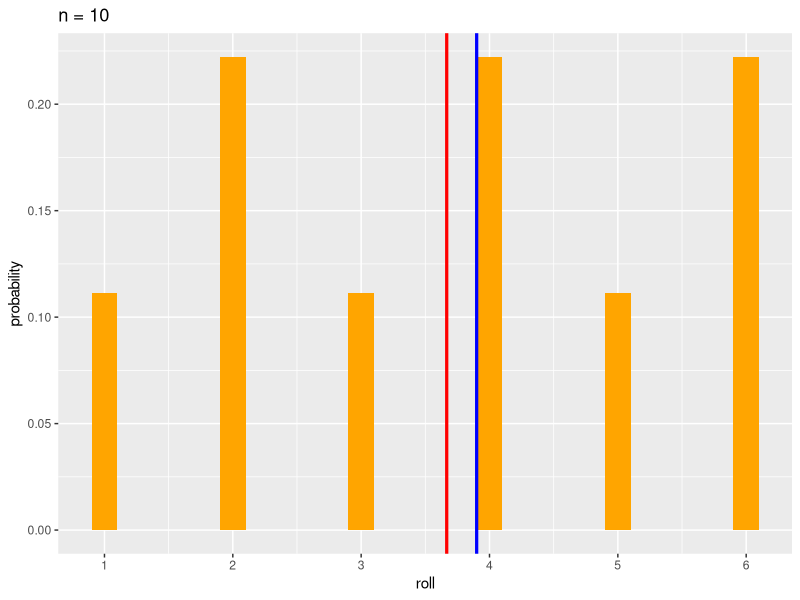
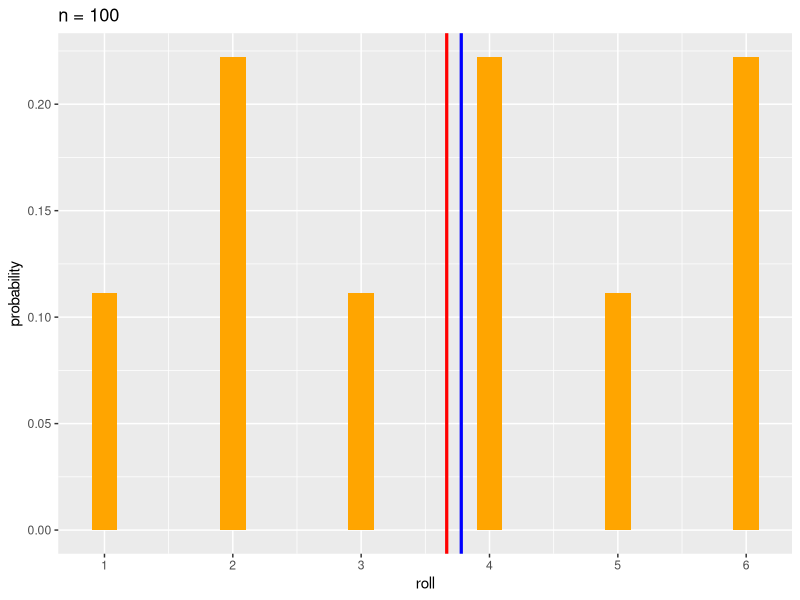
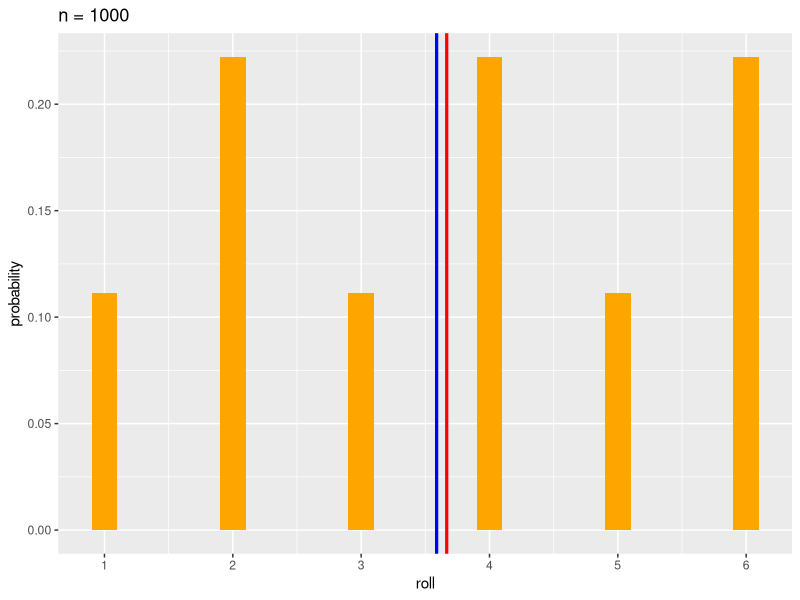
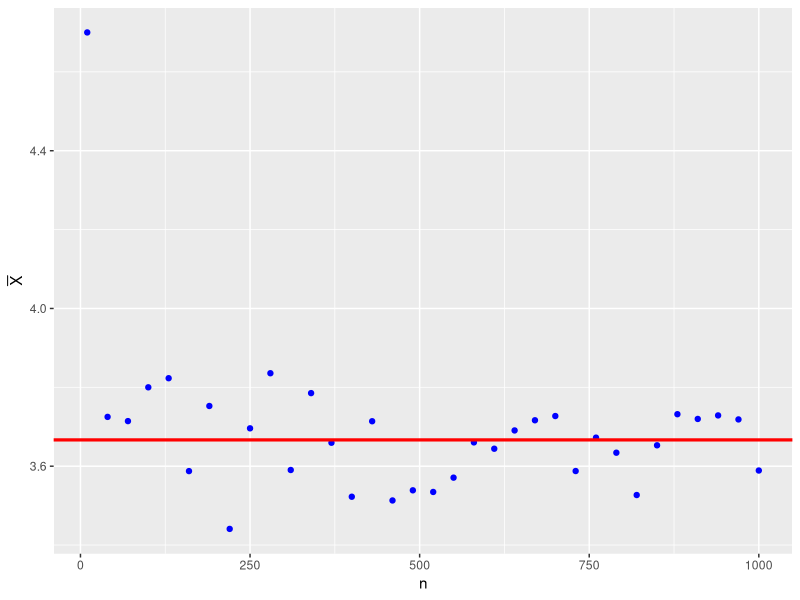
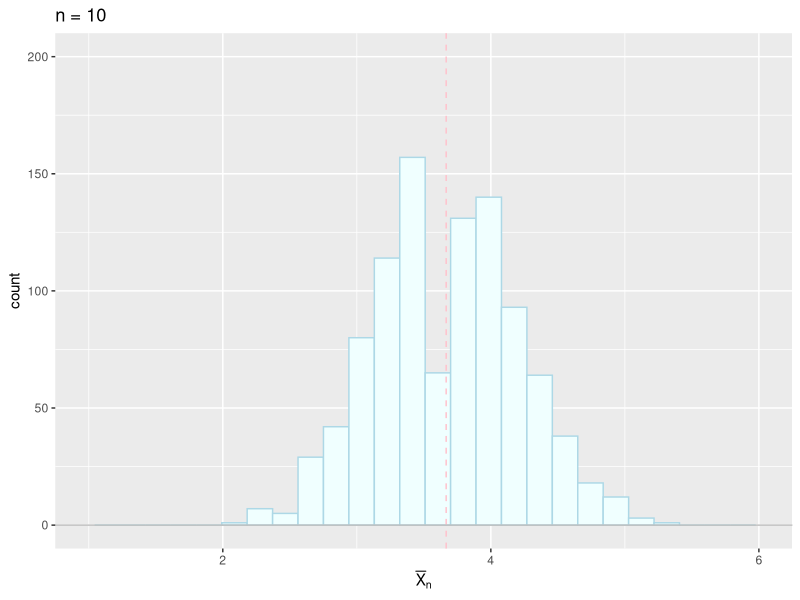
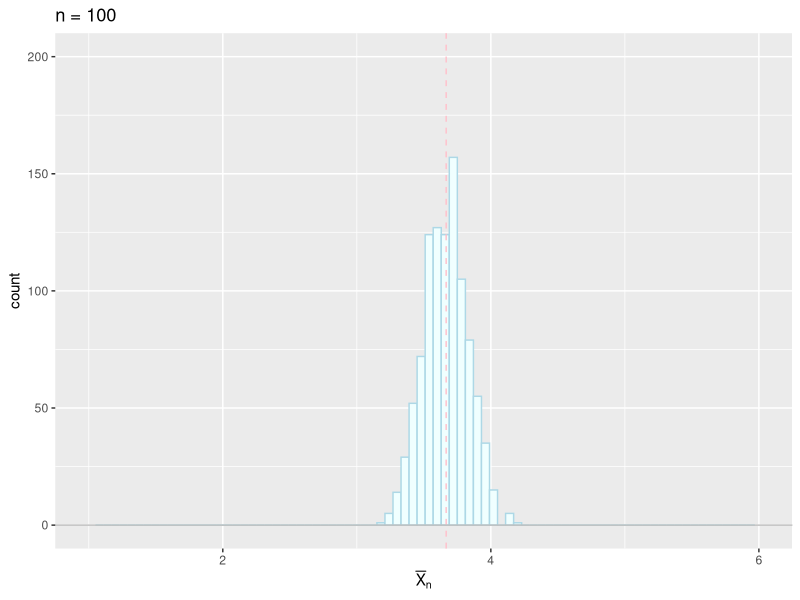
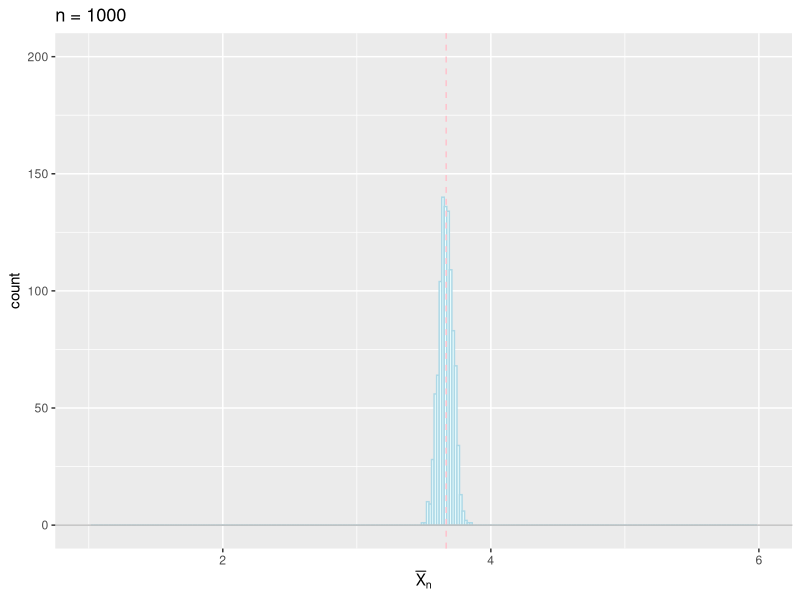
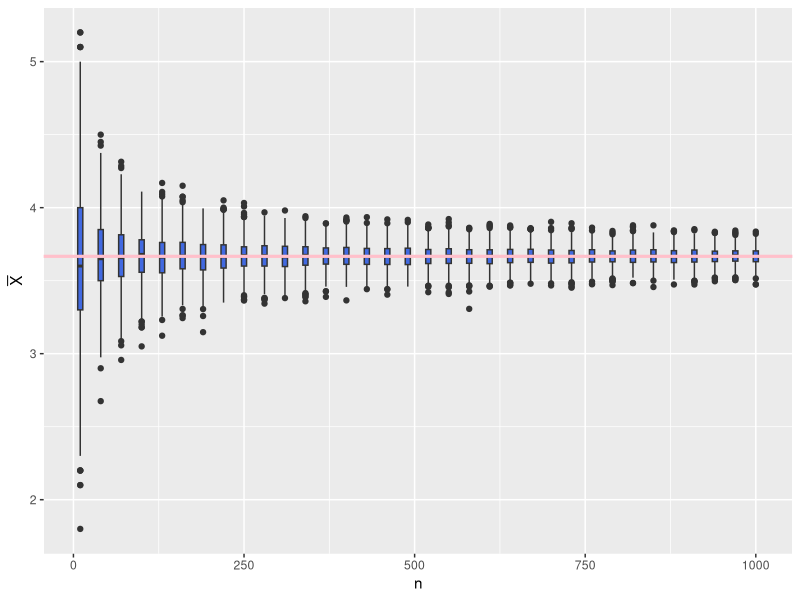

Recreate these plots in R, in order.
## ---- chunk 1
library(conflicted)  # 関数名の衝突を警告
conflicts_prefer(    # 優先的に使う関数を指定
    dplyr::filter(),
    dplyr::select(),
    dplyr::lag(),
    )
library(tidyverse)
## ---- chunk 2

## ---- chunk 3
omega <- 1:6               # サイコロの目 (標本空間．以下では固定)
my_mean <- function(n, p){ # 歪んだサイコロの標本平均を計算する関数
    mean(sample(omega, size = n, prob = p, replace = TRUE))}
## ---- chunk 4
(p <- rep(1:2, 3))              # 出現確率の比(奇数1:偶数2)を設定
(mu <- weighted.mean(omega, p)) # 理論上の平均
roll <- 1:6                     # サイコロの目 
probability <- p/sum(p)         # 確率値に変換
## ---- chunk 5
for(n in c(10,100,1000)){ # サンプル数を変えて実験
    xbar <- my_mean(n, p) # 1回実験を行う
    foo <- tibble(roll, probability) |>
        ggplot(aes(x = roll, y = probability)) +
        geom_bar(stat = "identity", fill = "orange", width = 0.2) +
        geom_vline(xintercept = xbar, # 標本平均 (1回の実験による推定値)
                   colour = "blue", linewidth = 1.1) +
        geom_vline(xintercept = mu,   # 真の平均
                   colour = "red", linewidth = 1.1) +
        scale_x_continuous(breaks = roll) +
        labs(title = paste("n =", n))
    print(foo) # ggplot オブジェクトはブロックの中では明示的にprintする必要がある
}
## ---- chunk 6
nseq <- seq(10, 1000, by = 30)             # 10から1000まで30おきに調べる
xbars <- sapply(nseq,                      # 各値について以下の関数を計算
                function(x) my_mean(x, p)) # '?sapply'を参照
tibble(n = nseq, xbar = xbars) |>
    ggplot(aes(x = n, y = xbar)) +
    geom_point(colour = "blue") + # n毎の標本平均
    geom_hline(yintercept = mu,   # 真の平均
               colour = "red", linewidth = 1.1) +
    labs(y = expression(bar(X))) # help(expression), help(plotmath) 参照
## ---- chunk 7
mc <- 1000 # Monte-Carlo実験の回数
for(n in c(10,100,1000)){ # サンプル数を変えて実験
    xbars <- replicate(mc, my_mean(n, p)) # mc回繰り返し
    foo <- tibble(x = xbars) |>
        ggplot(aes(x = x)) +
        geom_histogram(binwidth = 0.6/sqrt(n), # ビンの幅
                       fill ="azure",          # 塗り潰しの色
                       colour = "lightblue") + # 線の色
        geom_vline(xintercept = mu,
                   colour = "pink",       # 線の色
                   linetype = "dashed") + # 線の種類
        geom_hline(yintercept = 0,
                   colour = "grey",
                   linetype = "solid") +
        xlim(1,6) + ylim(0,200) + # 複数の図を同じ領域で描画(適宜調整が必要)
        labs(x = expression(bar(X)[n]), 
             title = paste("n =", n))
    print(foo)
}
## ---- chunk 8
my_data <- tibble(n = NULL, xbar = NULL) # 空のデータフレームを作成
for(n in nseq){ # サンプル数を変えて実験して追加する
    xbars <- replicate(mc, my_mean(n, p))
    my_data <- bind_rows(my_data,
                         tibble(n = rep(n,mc), xbar = xbars))
}
my_data |>
    ggplot(aes(x = n, y = xbar)) +
    geom_boxplot(aes(group = n),       # 標本平均の分
                 fill = "royalblue") + 
    geom_hline(yintercept = mu,   # 真の平均
               colour = "pink",
               linewidth = 1.1) +
    labs(x = "n",
         y = expression(bar(X))) 
## ---- chunk 9
#' 
p <- rep(1:2, 3) # 出現確率の比(奇数1:偶数2)
mu <- weighted.mean(omega, p) # 理論上の平均
mc <- 1000 # Monte-Carlo実験の回数
n <- 10 # 標本数
xbars <- replicate(mc, my_mean(n, p)) 
tibble(x = xbars) |>
    ggplot(aes(x = x)) +
    geom_histogram(binwidth = 0.6/sqrt(n), 
                   fill ="azure",          
                   colour = "lightblue") + 
    geom_vline(xintercept = mu,
               colour = "pink",       
               linetype = "dashed") + 
    geom_hline(yintercept = 0,
               colour = "grey",
               linewidth = 1.1,
               linetype = "solid") +
    xlim(1,6) + ylim(0,200) + 
    labs(x = expression(bar(X)[n]), 
         title = paste("n =", n))
## ---- chunk 10
#' 乱数のシードによる違いを比較する．
n <- 100 # 標本数
for(i in c(12,34,56,78,90)){ # シード値を指定
    set.seed(i)
    xbars <- replicate(mc, my_mean(n, p))
    foo <- tibble(x = xbars) |>
        ggplot(aes(x = x)) +
        geom_histogram(binwidth = 0.6/sqrt(n), 
                       fill ="azure",          
                       colour = "lightblue") + 
        geom_vline(xintercept = mu,
                   colour = "pink",       
                   linetype = "dashed") + 
        geom_hline(yintercept = 0,
                   colour = "grey",
                   linetype = "solid") +
        xlim(1,6) + ylim(0,200) + 
        labs(x = expression(bar(X)[n]), 
             title = paste("n =", n, "seed =", i))
    print(foo)
}
## ---- chunk 11
#' 出現確率の違いを比較する．
n <- 100 # 標本数
for(i in 1:5){ # pをランダムに設定して実験
    p <- runif(length(omega)) # 一様乱数で出現確率を設定
    mu <- weighted.mean(omega, p) # 理論上の平均
    xbars <- replicate(mc, my_mean(n, p))
    foo <- tibble(x = xbars) |>
        ggplot(aes(x = x)) +
        geom_histogram(binwidth = 0.6/sqrt(n), 
                       fill ="azure",          
                       colour = "lightblue") + 
        geom_vline(xintercept = mu,
                   colour = "pink",       
                   linetype = "dashed") + 
        geom_hline(yintercept = 0,
                   colour = "grey",
                   linetype = "solid") +
        xlim(1,6) + ylim(0,200) + 
        labs(x = expression(bar(X)[n]), 
             title = paste("n =", n, "p =", paste(round(p, 2), collapse = "/")))
    print(foo)
}    
## ---- chunk 12

## ---- chunk 13
omega <- 1:6 # 以下サイコロの場合で実験
my_mean <- function(n, p){ # 標本平均を計算する関数
    mean(sample(omega, size = n, prob = p, replace=TRUE))}
mc <- 10000 # Monte-Carlo実験の繰り返し回数(大数の法則より多めに実験する)
## ---- chunk 14
p <- rep(1:2, 3) # 出現確率の比(奇数1:偶数2) (9で割らなくても大丈夫)
(mu <- weighted.mean(omega, p)) # 理論上の平均
(sigma <- sqrt( # 理論上の標準偏差(分散の平方根)
     weighted.mean(omega^2,p)-mu^2)) 
for(n in c(2,10,100,1000)){ # サンプル数を変えて実験
    xbars <- replicate(mc, my_mean(n, p))
    foo <- tibble(x = sqrt(n)*(xbars - mu)/sigma) |>
        ggplot(aes(x = x)) +
        geom_histogram(aes(y = after_stat(density)), # 密度で表示
                       bins = 30,                    # ビンの数を指定
                       fill ="orange",          
                       colour = "orchid") + 
        geom_function(fun = dnorm, # 理論曲線(標準正規分布)と比較
                      colour = "lightblue") +
        xlim(-4,4) + ylim(0,0.7) + # 比較のため表示領域を限定する
        labs(x = expression(sqrt(n)*(bar(X)[n]-mu)/sigma),
             title = paste("n =", n))
    print(foo)
}
## ---- chunk 15
n <- 100 # 標本数 (いろいろ変えて実験せよ．nが小さいとpの影響が大きい)
for(i in 1:5){ # pをランダムに設定して実験
    p <- runif(length(omega)) # 一様乱数で出現確率を設定
    mu <- weighted.mean(omega, p) # 理論上の平均
    sigma <- sqrt( # 理論上の標準偏差(分散の平方根)
        weighted.mean(omega^2,p)-mu^2)
    xbars <- replicate(mc, my_mean(n,p)) 
    foo <- tibble(x = sqrt(n)*(xbars - mu)/sigma) |>
        ggplot(aes(x = x)) +
        geom_histogram(aes(y = after_stat(density)), 
                       bins = 30,                    
                       fill ="orange",          
                       colour = "orchid") + 
        geom_function(fun = dnorm, 
                      colour = "lightblue") +
        xlim(-4,4) + ylim(0,0.7) + 
        labs(x = expression(sqrt(n)*(bar(X)[n]-mu)/sigma),
             title = paste("n =", n, "p =", paste(round(p, 2), collapse = "/")))
    print(foo)
}
## ---- chunk 16

## ---- chunk 17
if(Sys.info()["sysname"] == "Darwin") { # macOS か調べて日本語フォントを指定
    theme_update(text = element_text(family = "HiraginoSans-W4"))
    update_geom_defaults("text", list(family = theme_get()$text$family))
    update_geom_defaults("label", list(family = theme_get()$text$family))
}
## ---- chunk 18
n <- 5000    # 1日の総生産量
p <- 0.002   # 不良品の発生確率
N <- 5*50*2  # 観測日数(週5日x50週間x2年操業に対応)
x <- rbinom(N,n,p) # 不良品数
#' x <- replicate(N, rbinom(1,n,p)) # 同上 (書き方はいろいろある)
(my_data <- table(x)) # 不良品数の度数分布表を作成
## ---- chunk 19
tibble(不良品数 = as.numeric(names(my_data)),
       観測値 = as.numeric(my_data/N),
       理論値 = dpois(不良品数, n*p)) |>
    pivot_longer(!不良品数, values_to = "発生割合") |>
    ggplot(aes(x = 不良品数, y = 発生割合, fill = name)) +
    geom_bar(stat = "identity",
             width = 0.8, # 並びがわかりやすいように幅を調整
             position = "dodge") +
    labs(fill = NULL) # 凡例のfillの名称(name)を消去
## ---- chunk 20
p <- 0.002
for(n in c(500,1000,5000,10000)){
    x <- rbinom(N,n,p)
    my_data <- table(x)
    foo <- tibble(不良品数 = as.numeric(names(my_data)),
                  観測値 = as.numeric(my_data/N),
                  理論値 = dpois(不良品数, n*p)) |>
        pivot_longer(!不良品数, values_to = "発生割合") |>
        ggplot(aes(x = 不良品数, y = 発生割合, fill = name)) +
        geom_bar(stat = "identity",
                 width = 0.8,
                 position = "dodge") +
        labs(fill = NULL,
             title = paste("n =", n, "p =", p))
    print(foo)
}
## ---- chunk 21
n <- 5000
for(p in c(0.001,0.002,0.005,0.01)){
    x <- rbinom(N,n,p)
    my_data <- table(x)
    foo <- tibble(不良品数 = as.numeric(names(my_data)),
                  観測値 = as.numeric(my_data/N),
                  理論値 = dpois(不良品数, n*p)) |>
        pivot_longer(!不良品数, values_to = "発生割合") |>
        ggplot(aes(x = 不良品数, y = 発生割合, fill = name)) +
        geom_bar(stat = "identity",
                 width = 0.8,
                 position = "dodge") +
        labs(fill = NULL,
             title = paste("n =", n, "p =", p))
    print(foo)
}
